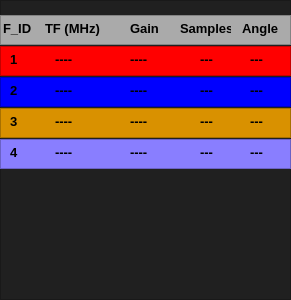
   <widget class="QFrame" name="frame_2">
    <property name="geometry">
     <rect>
      <x>1185</x>
      <y>120</y>
      <width>291</width>
      <height>300</height>
     </rect>
    </property>
    <property name="styleSheet">
     <string notr="true">QFrame{
background-color:#202020;



}</string>
    </property>
    <property name="frameShape">
     <enum>QFrame::Shape::StyledPanel</enum>
    </property>
    <property name="frameShadow">
     <enum>QFrame::Shadow::Raised</enum>
    </property>
    <widget class="QFrame" name="frame_23">
     <property name="geometry">
      <rect>
       <x>0</x>
       <y>46</y>
       <width>291</width>
       <height>30</height>
      </rect>
     </property>
     <property name="styleSheet">
      <string notr="true">QFrame{
background-color:rgb(255,0,0);
}</string>
     </property>
     <property name="frameShape">
      <enum>QFrame::Shape::StyledPanel</enum>
     </property>
     <property name="frameShadow">
      <enum>QFrame::Shadow::Raised</enum>
     </property>
     <widget class="QLabel" name="label_43">
      <property name="geometry">
       <rect>
        <x>55</x>
        <y>5</y>
        <width>61</width>
        <height>16</height>
       </rect>
      </property>
      <property name="font">
       <font>
        <pointsize>10</pointsize>
        <bold>true</bold>
       </font>
      </property>
      <property name="text">
       <string>----</string>
      </property>
     </widget>
     <widget class="QLabel" name="label_44">
      <property name="geometry">
       <rect>
        <x>130</x>
        <y>5</y>
        <width>41</width>
        <height>16</height>
       </rect>
      </property>
      <property name="font">
       <font>
        <pointsize>10</pointsize>
        <bold>true</bold>
       </font>
      </property>
      <property name="text">
       <string>----</string>
      </property>
     </widget>
     <widget class="QLabel" name="label_45">
      <property name="geometry">
       <rect>
        <x>200</x>
        <y>5</y>
        <width>21</width>
        <height>16</height>
       </rect>
      </property>
      <property name="font">
       <font>
        <pointsize>10</pointsize>
        <bold>true</bold>
       </font>
      </property>
      <property name="text">
       <string>---</string>
      </property>
     </widget>
     <widget class="QLabel" name="label_46">
      <property name="geometry">
       <rect>
        <x>10</x>
        <y>5</y>
        <width>21</width>
        <height>16</height>
       </rect>
      </property>
      <property name="font">
       <font>
        <pointsize>10</pointsize>
        <bold>true</bold>
       </font>
      </property>
      <property name="text">
       <string>1</string>
      </property>
     </widget>
     <widget class="QLabel" name="label_68">
      <property name="geometry">
       <rect>
        <x>250</x>
        <y>5</y>
        <width>21</width>
        <height>16</height>
       </rect>
      </property>
      <property name="font">
       <font>
        <pointsize>10</pointsize>
        <bold>true</bold>
       </font>
      </property>
      <property name="text">
       <string>---</string>
      </property>
     </widget>
    </widget>
    <widget class="QFrame" name="frame_24">
     <property name="geometry">
      <rect>
       <x>0</x>
       <y>15</y>
       <width>291</width>
       <height>30</height>
      </rect>
     </property>
     <property name="styleSheet">
      <string notr="true">QFrame{
background-color:rgb(170, 170, 170);
}</string>
     </property>
     <property name="frameShape">
      <enum>QFrame::Shape::StyledPanel</enum>
     </property>
     <property name="frameShadow">
      <enum>QFrame::Shadow::Raised</enum>
     </property>
     <widget class="QLabel" name="label_51">
      <property name="geometry">
       <rect>
        <x>45</x>
        <y>5</y>
        <width>71</width>
        <height>16</height>
       </rect>
      </property>
      <property name="font">
       <font>
        <pointsize>10</pointsize>
        <bold>true</bold>
       </font>
      </property>
      <property name="text">
       <string>TF (MHz)</string>
      </property>
     </widget>
     <widget class="QLabel" name="label_52">
      <property name="geometry">
       <rect>
        <x>130</x>
        <y>5</y>
        <width>41</width>
        <height>16</height>
       </rect>
      </property>
      <property name="font">
       <font>
        <pointsize>10</pointsize>
        <bold>true</bold>
       </font>
      </property>
      <property name="text">
       <string>Gain</string>
      </property>
     </widget>
     <widget class="QLabel" name="label_53">
      <property name="geometry">
       <rect>
        <x>180</x>
        <y>5</y>
        <width>51</width>
        <height>16</height>
       </rect>
      </property>
      <property name="font">
       <font>
        <pointsize>10</pointsize>
        <bold>true</bold>
       </font>
      </property>
      <property name="text">
       <string>Samples</string>
      </property>
     </widget>
     <widget class="QLabel" name="label_54">
      <property name="geometry">
       <rect>
        <x>3</x>
        <y>5</y>
        <width>41</width>
        <height>16</height>
       </rect>
      </property>
      <property name="font">
       <font>
        <pointsize>10</pointsize>
        <bold>true</bold>
       </font>
      </property>
      <property name="text">
       <string>F_ID</string>
      </property>
     </widget>
     <widget class="QLabel" name="label_67">
      <property name="geometry">
       <rect>
        <x>242</x>
        <y>5</y>
        <width>41</width>
        <height>16</height>
       </rect>
      </property>
      <property name="font">
       <font>
        <pointsize>10</pointsize>
        <bold>true</bold>
       </font>
      </property>
      <property name="text">
       <string>Angle</string>
      </property>
     </widget>
    </widget>
    <widget class="QFrame" name="frame_25">
     <property name="geometry">
      <rect>
       <x>0</x>
       <y>77</y>
       <width>291</width>
       <height>30</height>
      </rect>
     </property>
     <property name="styleSheet">
      <string notr="true">QFrame{
background-color:blue;

}</string>
     </property>
     <property name="frameShape">
      <enum>QFrame::Shape::StyledPanel</enum>
     </property>
     <property name="frameShadow">
      <enum>QFrame::Shadow::Raised</enum>
     </property>
     <widget class="QLabel" name="label_55">
      <property name="geometry">
       <rect>
        <x>55</x>
        <y>5</y>
        <width>61</width>
        <height>16</height>
       </rect>
      </property>
      <property name="font">
       <font>
        <pointsize>10</pointsize>
        <bold>true</bold>
       </font>
      </property>
      <property name="text">
       <string>----</string>
      </property>
     </widget>
     <widget class="QLabel" name="label_56">
      <property name="geometry">
       <rect>
        <x>130</x>
        <y>5</y>
        <width>41</width>
        <height>16</height>
       </rect>
      </property>
      <property name="font">
       <font>
        <pointsize>10</pointsize>
        <bold>true</bold>
       </font>
      </property>
      <property name="text">
       <string>----</string>
      </property>
     </widget>
     <widget class="QLabel" name="label_57">
      <property name="geometry">
       <rect>
        <x>200</x>
        <y>5</y>
        <width>31</width>
        <height>16</height>
       </rect>
      </property>
      <property name="font">
       <font>
        <pointsize>10</pointsize>
        <bold>true</bold>
       </font>
      </property>
      <property name="text">
       <string>---</string>
      </property>
     </widget>
     <widget class="QLabel" name="label_58">
      <property name="geometry">
       <rect>
        <x>10</x>
        <y>5</y>
        <width>21</width>
        <height>16</height>
       </rect>
      </property>
      <property name="font">
       <font>
        <pointsize>10</pointsize>
        <bold>true</bold>
       </font>
      </property>
      <property name="text">
       <string>2</string>
      </property>
     </widget>
     <widget class="QLabel" name="label_69">
      <property name="geometry">
       <rect>
        <x>250</x>
        <y>5</y>
        <width>21</width>
        <height>16</height>
       </rect>
      </property>
      <property name="font">
       <font>
        <pointsize>10</pointsize>
        <bold>true</bold>
       </font>
      </property>
      <property name="text">
       <string>---</string>
      </property>
     </widget>
    </widget>
    <widget class="QFrame" name="frame_26">
     <property name="geometry">
      <rect>
       <x>0</x>
       <y>108</y>
       <width>291</width>
       <height>30</height>
      </rect>
     </property>
     <property name="styleSheet">
      <string notr="true">QFrame{
background-color:rgb(217, 145, 0);

}</string>
     </property>
     <property name="frameShape">
      <enum>QFrame::Shape::StyledPanel</enum>
     </property>
     <property name="frameShadow">
      <enum>QFrame::Shadow::Raised</enum>
     </property>
     <widget class="QLabel" name="label_59">
      <property name="geometry">
       <rect>
        <x>55</x>
        <y>5</y>
        <width>51</width>
        <height>16</height>
       </rect>
      </property>
      <property name="font">
       <font>
        <pointsize>10</pointsize>
        <bold>true</bold>
       </font>
      </property>
      <property name="text">
       <string>----</string>
      </property>
     </widget>
     <widget class="QLabel" name="label_60">
      <property name="geometry">
       <rect>
        <x>130</x>
        <y>5</y>
        <width>41</width>
        <height>16</height>
       </rect>
      </property>
      <property name="font">
       <font>
        <pointsize>10</pointsize>
        <bold>true</bold>
       </font>
      </property>
      <property name="text">
       <string>----</string>
      </property>
     </widget>
     <widget class="QLabel" name="label_61">
      <property name="geometry">
       <rect>
        <x>200</x>
        <y>5</y>
        <width>21</width>
        <height>16</height>
       </rect>
      </property>
      <property name="font">
       <font>
        <pointsize>10</pointsize>
        <bold>true</bold>
       </font>
      </property>
      <property name="text">
       <string>---</string>
      </property>
     </widget>
     <widget class="QLabel" name="label_62">
      <property name="geometry">
       <rect>
        <x>10</x>
        <y>5</y>
        <width>21</width>
        <height>16</height>
       </rect>
      </property>
      <property name="font">
       <font>
        <pointsize>10</pointsize>
        <bold>true</bold>
       </font>
      </property>
      <property name="text">
       <string>3</string>
      </property>
     </widget>
     <widget class="QLabel" name="label_70">
      <property name="geometry">
       <rect>
        <x>250</x>
        <y>5</y>
        <width>21</width>
        <height>16</height>
       </rect>
      </property>
      <property name="font">
       <font>
        <pointsize>10</pointsize>
        <bold>true</bold>
       </font>
      </property>
      <property name="text">
       <string>---</string>
      </property>
     </widget>
    </widget>
    <widget class="QFrame" name="frame_27">
     <property name="geometry">
      <rect>
       <x>0</x>
       <y>139</y>
       <width>291</width>
       <height>30</height>
      </rect>
     </property>
     <property name="styleSheet">
      <string notr="true">QFrame{
background-color: rgb(137, 126, 255);
}</string>
     </property>
     <property name="frameShape">
      <enum>QFrame::Shape::StyledPanel</enum>
     </property>
     <property name="frameShadow">
      <enum>QFrame::Shadow::Raised</enum>
     </property>
     <widget class="QLabel" name="label_63">
      <property name="geometry">
       <rect>
        <x>55</x>
        <y>5</y>
        <width>61</width>
        <height>16</height>
       </rect>
      </property>
      <property name="font">
       <font>
        <pointsize>10</pointsize>
        <bold>true</bold>
       </font>
      </property>
      <property name="text">
       <string>----</string>
      </property>
     </widget>
     <widget class="QLabel" name="label_64">
      <property name="geometry">
       <rect>
        <x>130</x>
        <y>5</y>
        <width>41</width>
        <height>16</height>
       </rect>
      </property>
      <property name="font">
       <font>
        <pointsize>10</pointsize>
        <bold>true</bold>
       </font>
      </property>
      <property name="text">
       <string>----</string>
      </property>
     </widget>
     <widget class="QLabel" name="label_65">
      <property name="geometry">
       <rect>
        <x>200</x>
        <y>5</y>
        <width>21</width>
        <height>16</height>
       </rect>
      </property>
      <property name="font">
       <font>
        <pointsize>10</pointsize>
        <bold>true</bold>
       </font>
      </property>
      <property name="text">
       <string>---</string>
      </property>
     </widget>
     <widget class="QLabel" name="label_66">
      <property name="geometry">
       <rect>
        <x>10</x>
        <y>5</y>
        <width>21</width>
        <height>16</height>
       </rect>
      </property>
      <property name="font">
       <font>
        <pointsize>10</pointsize>
        <bold>true</bold>
       </font>
      </property>
      <property name="text">
       <string>4</string>
      </property>
     </widget>
     <widget class="QLabel" name="label_71">
      <property name="geometry">
       <rect>
        <x>250</x>
        <y>5</y>
        <width>21</width>
        <height>16</height>
       </rect>
      </property>
      <property name="font">
       <font>
        <pointsize>10</pointsize>
        <bold>true</bold>
       </font>
      </property>
      <property name="text">
       <string>---</string>
      </property>
     </widget>
    </widget>
   </widget>
